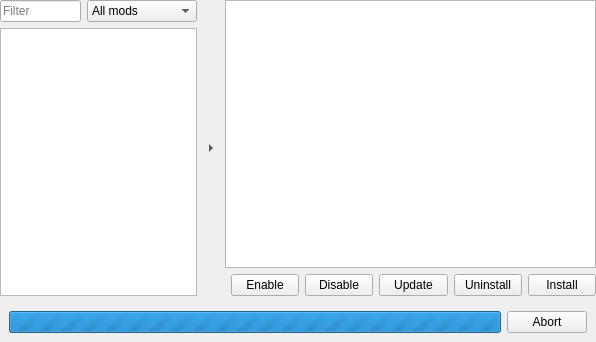
<?xml version="1.0" encoding="UTF-8"?>
<ui version="4.0">
 <class>CModListView</class>
 <widget class="QWidget" name="CModListView">
  <property name="geometry">
   <rect>
    <x>0</x>
    <y>0</y>
    <width>596</width>
    <height>342</height>
   </rect>
  </property>
  <property name="windowTitle">
   <string>Form</string>
  </property>
  <layout class="QGridLayout" name="gridLayout_3">
   <property name="leftMargin">
    <number>0</number>
   </property>
   <property name="topMargin">
    <number>0</number>
   </property>
   <property name="rightMargin">
    <number>0</number>
   </property>
   <property name="bottomMargin">
    <number>0</number>
   </property>
   <item row="0" column="0">
    <layout class="QGridLayout" name="gridLayout_2">
     <property name="spacing">
      <number>6</number>
     </property>
     <item row="0" column="0">
      <widget class="QLineEdit" name="lineEdit">
       <property name="sizePolicy">
        <sizepolicy hsizetype="Expanding" vsizetype="Fixed">
         <horstretch>0</horstretch>
         <verstretch>0</verstretch>
        </sizepolicy>
       </property>
       <property name="minimumSize">
        <size>
         <width>0</width>
         <height>0</height>
        </size>
       </property>
       <property name="maximumSize">
        <size>
         <width>16777215</width>
         <height>16777215</height>
        </size>
       </property>
       <property name="text">
        <string/>
       </property>
       <property name="placeholderText">
        <string>Filter</string>
       </property>
      </widget>
     </item>
     <item row="0" column="1">
      <widget class="QComboBox" name="comboBox">
       <property name="sizePolicy">
        <sizepolicy hsizetype="Expanding" vsizetype="Fixed">
         <horstretch>0</horstretch>
         <verstretch>0</verstretch>
        </sizepolicy>
       </property>
       <property name="maximumSize">
        <size>
         <width>16777215</width>
         <height>16777215</height>
        </size>
       </property>
       <property name="currentIndex">
        <number>0</number>
       </property>
       <item>
        <property name="text">
         <string>All mods</string>
        </property>
       </item>
       <item>
        <property name="text">
         <string>Downloadable</string>
        </property>
       </item>
       <item>
        <property name="text">
         <string>Installed</string>
        </property>
       </item>
       <item>
        <property name="text">
         <string>Updatable</string>
        </property>
       </item>
       <item>
        <property name="text">
         <string>Active</string>
        </property>
       </item>
       <item>
        <property name="text">
         <string>Inactive</string>
        </property>
       </item>
      </widget>
     </item>
     <item row="1" column="0" colspan="2">
      <widget class="QTableView" name="allModsView">
       <property name="selectionMode">
        <enum>QAbstractItemView::SingleSelection</enum>
       </property>
       <property name="selectionBehavior">
        <enum>QAbstractItemView::SelectRows</enum>
       </property>
       <property name="iconSize">
        <size>
         <width>32</width>
         <height>20</height>
        </size>
       </property>
       <property name="verticalScrollMode">
        <enum>QAbstractItemView::ScrollPerItem</enum>
       </property>
       <property name="horizontalScrollMode">
        <enum>QAbstractItemView::ScrollPerPixel</enum>
       </property>
       <property name="sortingEnabled">
        <bool>true</bool>
       </property>
       <attribute name="horizontalHeaderStretchLastSection">
        <bool>true</bool>
       </attribute>
       <attribute name="verticalHeaderVisible">
        <bool>false</bool>
       </attribute>
      </widget>
     </item>
    </layout>
   </item>
   <item row="0" column="1">
    <widget class="QToolButton" name="hideModInfoButton">
     <property name="sizePolicy">
      <sizepolicy hsizetype="Fixed" vsizetype="Minimum">
       <horstretch>0</horstretch>
       <verstretch>0</verstretch>
      </sizepolicy>
     </property>
     <property name="maximumSize">
      <size>
       <width>16</width>
       <height>100</height>
      </size>
     </property>
     <property name="text">
      <string/>
     </property>
     <property name="autoRaise">
      <bool>true</bool>
     </property>
     <property name="arrowType">
      <enum>Qt::RightArrow</enum>
     </property>
    </widget>
   </item>
   <item row="0" column="2">
    <widget class="QWidget" name="modInfoWidget" native="true">
     <property name="sizePolicy">
      <sizepolicy hsizetype="Preferred" vsizetype="Preferred">
       <horstretch>0</horstretch>
       <verstretch>0</verstretch>
      </sizepolicy>
     </property>
     <property name="minimumSize">
      <size>
       <width>0</width>
       <height>0</height>
      </size>
     </property>
     <property name="maximumSize">
      <size>
       <width>16777215</width>
       <height>16777215</height>
      </size>
     </property>
     <property name="layoutDirection">
      <enum>Qt::LeftToRight</enum>
     </property>
     <property name="autoFillBackground">
      <bool>false</bool>
     </property>
     <layout class="QGridLayout" name="gridLayout">
      <property name="leftMargin">
       <number>0</number>
      </property>
      <property name="topMargin">
       <number>0</number>
      </property>
      <property name="rightMargin">
       <number>0</number>
      </property>
      <property name="bottomMargin">
       <number>0</number>
      </property>
      <item row="0" column="0" colspan="6">
       <widget class="QTextBrowser" name="textBrowser">
        <property name="sizePolicy">
         <sizepolicy hsizetype="Expanding" vsizetype="Expanding">
          <horstretch>0</horstretch>
          <verstretch>0</verstretch>
         </sizepolicy>
        </property>
        <property name="readOnly">
         <bool>true</bool>
        </property>
        <property name="html">
         <string>&lt;!DOCTYPE HTML PUBLIC &quot;-//W3C//DTD HTML 4.0//EN&quot; &quot;http://www.w3.org/TR/REC-html40/strict.dtd&quot;&gt;
&lt;html&gt;&lt;head&gt;&lt;meta name=&quot;qrichtext&quot; content=&quot;1&quot; /&gt;&lt;style type=&quot;text/css&quot;&gt;
p, li { white-space: pre-wrap; }
&lt;/style&gt;&lt;/head&gt;&lt;body style=&quot; font-family:'Ubuntu'; font-size:11pt; font-weight:400; font-style:normal;&quot;&gt;
&lt;p style=&quot;-qt-paragraph-type:empty; margin-top:0px; margin-bottom:0px; margin-left:0px; margin-right:0px; -qt-block-indent:0; text-indent:0px;&quot;&gt;&lt;br /&gt;&lt;/p&gt;&lt;/body&gt;&lt;/html&gt;</string>
        </property>
        <property name="openExternalLinks">
         <bool>true</bool>
        </property>
        <property name="openLinks">
         <bool>true</bool>
        </property>
       </widget>
      </item>
      <item row="1" column="0">
       <spacer name="modButtonSpacer">
        <property name="orientation">
         <enum>Qt::Horizontal</enum>
        </property>
        <property name="sizeType">
         <enum>QSizePolicy::MinimumExpanding</enum>
        </property>
        <property name="sizeHint" stdset="0">
         <size>
          <width>0</width>
          <height>20</height>
         </size>
        </property>
       </spacer>
      </item>
      <item row="1" column="1">
       <widget class="QPushButton" name="enableButton">
        <property name="sizePolicy">
         <sizepolicy hsizetype="Expanding" vsizetype="Fixed">
          <horstretch>0</horstretch>
          <verstretch>0</verstretch>
         </sizepolicy>
        </property>
        <property name="minimumSize">
         <size>
          <width>51</width>
          <height>0</height>
         </size>
        </property>
        <property name="maximumSize">
         <size>
          <width>100</width>
          <height>16777215</height>
         </size>
        </property>
        <property name="text">
         <string>Enable</string>
        </property>
       </widget>
      </item>
      <item row="1" column="2">
       <widget class="QPushButton" name="disableButton">
        <property name="sizePolicy">
         <sizepolicy hsizetype="Expanding" vsizetype="Fixed">
          <horstretch>0</horstretch>
          <verstretch>0</verstretch>
         </sizepolicy>
        </property>
        <property name="minimumSize">
         <size>
          <width>51</width>
          <height>0</height>
         </size>
        </property>
        <property name="maximumSize">
         <size>
          <width>100</width>
          <height>16777215</height>
         </size>
        </property>
        <property name="text">
         <string>Disable</string>
        </property>
       </widget>
      </item>
      <item row="1" column="3">
       <widget class="QPushButton" name="updateButton">
        <property name="sizePolicy">
         <sizepolicy hsizetype="Expanding" vsizetype="Fixed">
          <horstretch>0</horstretch>
          <verstretch>0</verstretch>
         </sizepolicy>
        </property>
        <property name="minimumSize">
         <size>
          <width>51</width>
          <height>0</height>
         </size>
        </property>
        <property name="maximumSize">
         <size>
          <width>100</width>
          <height>16777215</height>
         </size>
        </property>
        <property name="text">
         <string>Update</string>
        </property>
       </widget>
      </item>
      <item row="1" column="4">
       <widget class="QPushButton" name="uninstallButton">
        <property name="sizePolicy">
         <sizepolicy hsizetype="Expanding" vsizetype="Fixed">
          <horstretch>0</horstretch>
          <verstretch>0</verstretch>
         </sizepolicy>
        </property>
        <property name="minimumSize">
         <size>
          <width>51</width>
          <height>0</height>
         </size>
        </property>
        <property name="maximumSize">
         <size>
          <width>100</width>
          <height>16777215</height>
         </size>
        </property>
        <property name="text">
         <string>Uninstall</string>
        </property>
       </widget>
      </item>
      <item row="1" column="5">
       <widget class="QPushButton" name="installButton">
        <property name="sizePolicy">
         <sizepolicy hsizetype="Expanding" vsizetype="Fixed">
          <horstretch>0</horstretch>
          <verstretch>0</verstretch>
         </sizepolicy>
        </property>
        <property name="minimumSize">
         <size>
          <width>51</width>
          <height>0</height>
         </size>
        </property>
        <property name="maximumSize">
         <size>
          <width>100</width>
          <height>16777215</height>
         </size>
        </property>
        <property name="text">
         <string>Install</string>
        </property>
       </widget>
      </item>
     </layout>
    </widget>
   </item>
   <item row="1" column="0" colspan="3">
    <widget class="QWidget" name="progressWidget" native="true">
     <property name="enabled">
      <bool>true</bool>
     </property>
     <property name="sizePolicy">
      <sizepolicy hsizetype="Preferred" vsizetype="Preferred">
       <horstretch>0</horstretch>
       <verstretch>0</verstretch>
      </sizepolicy>
     </property>
     <property name="minimumSize">
      <size>
       <width>0</width>
       <height>0</height>
      </size>
     </property>
     <layout class="QHBoxLayout" name="horizontalLayout">
      <item>
       <widget class="QProgressBar" name="progressBar">
        <property name="sizePolicy">
         <sizepolicy hsizetype="Expanding" vsizetype="Maximum">
          <horstretch>0</horstretch>
          <verstretch>0</verstretch>
         </sizepolicy>
        </property>
        <property name="maximum">
         <number>0</number>
        </property>
        <property name="value">
         <number>0</number>
        </property>
        <property name="textVisible">
         <bool>true</bool>
        </property>
        <property name="invertedAppearance">
         <bool>false</bool>
        </property>
        <property name="format">
         <string> %p% (%v KB out of %m KB)</string>
        </property>
       </widget>
      </item>
      <item>
       <widget class="QPushButton" name="pushButton">
        <property name="sizePolicy">
         <sizepolicy hsizetype="Minimum" vsizetype="Minimum">
          <horstretch>0</horstretch>
          <verstretch>0</verstretch>
         </sizepolicy>
        </property>
        <property name="text">
         <string>Abort</string>
        </property>
       </widget>
      </item>
     </layout>
    </widget>
   </item>
  </layout>
 </widget>
 <tabstops>
  <tabstop>lineEdit</tabstop>
  <tabstop>comboBox</tabstop>
  <tabstop>allModsView</tabstop>
  <tabstop>textBrowser</tabstop>
  <tabstop>hideModInfoButton</tabstop>
  <tabstop>enableButton</tabstop>
  <tabstop>disableButton</tabstop>
  <tabstop>updateButton</tabstop>
  <tabstop>uninstallButton</tabstop>
  <tabstop>installButton</tabstop>
 </tabstops>
 <resources/>
 <connections/>
</ui>
